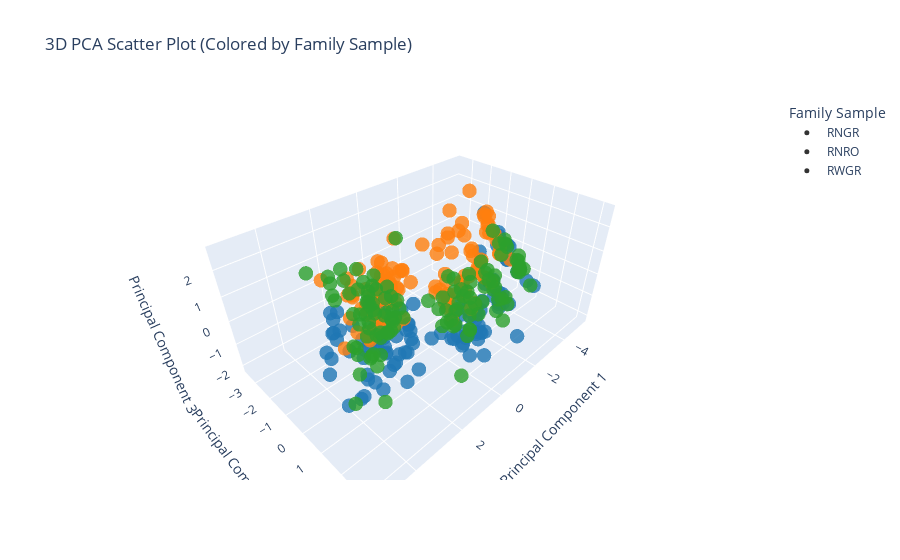

The notebook cell saved with this chart:
### Code cell
# DIFFERENT 3D PCA VISUALIZATION

# Extract numeric columns only
df_numeric = merged_df.select_dtypes(include=[np.number])

# Standardize the data
scaler = StandardScaler()
df_scaled = scaler.fit_transform(df_numeric)

# Apply PCA with 3 components
pca = PCA(n_components=3)
pca_3d = pca.fit_transform(df_scaled)

# Create DataFrame for PCA results
df_pca = pd.DataFrame(pca_3d, columns=["PC1", "PC2", "PC3"])

# Add Family Sample column
df_pca["Family Sample"] = merged_df["Sample"].str[:-2]

# Create color mapping based on Family Sample
unique_samples = df_pca["Family Sample"].unique()

# Use Plotly's qualitative color scale
tab10_colors = plt.cm.tab10.colors
#colors = px.colors.qualitative.Set3  # Good palette with distinct colors
color_dict = dict(zip(unique_samples, tab10_colors))

# Create Plotly 3D Scatter Plot
fig = go.Figure()

# Scatter plot for each unique Family Sample
for sample in unique_samples:
    subset = df_pca[df_pca["Family Sample"] == sample]
    fig.add_trace(go.Scatter3d(
        x=subset["PC1"], y=subset["PC2"], z=subset["PC3"],
        mode='markers',
        marker=dict(
            size=5,
            color=[color_dict[sample]] * len(subset),  # Assign color from the dictionary
            opacity=0.8
        ),
        name=sample
    ))

# Update layout with axis labels and title
fig.update_layout(
    title="3D PCA Scatter Plot (Colored by Family Sample)",
    scene=dict(
        xaxis_title="Principal Component 1",
        yaxis_title="Principal Component 2",
        zaxis_title="Principal Component 3"
    ),
    legend_title="Family Sample"
)

# Show the interactive plot
fig.show()
